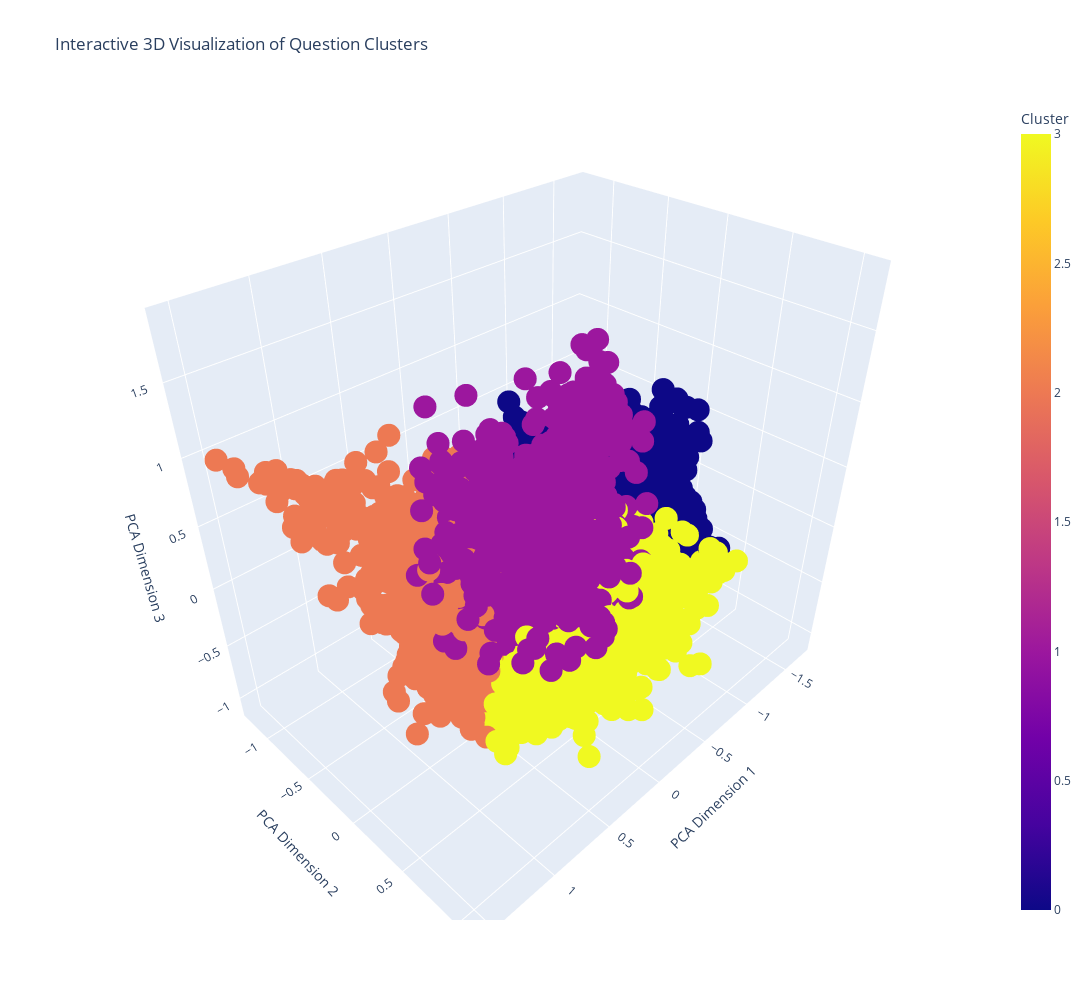

Notebook source saved alongside this figure:
### Code cell
import plotly.express as px
from sklearn.decomposition import PCA
# Reduce dimensions of question embeddings to 3D using PCA
pca = PCA(n_components=3)
question_embeddings_3d = pca.fit_transform(question_embeddings)


# Prepare a DataFrame for visualization
visualization_df = pd.DataFrame({
    'PCA Dimension 1': question_embeddings_3d[:, 0],
    'PCA Dimension 2': question_embeddings_3d[:, 1],
    'PCA Dimension 3': question_embeddings_3d[:, 2],
    'Cluster': train_df['cluster'],
    'Question': train_df['question']
})
# Create an interactive 3D scatter plot with a larger figure size
fig = px.scatter_3d(
    visualization_df,
    x='PCA Dimension 1',
    y='PCA Dimension 2',
    z='PCA Dimension 3',
    color='Cluster',
    hover_data=['Question'],  # Show the question on hover
    title='Interactive 3D Visualization of Question Clusters',
    width=1200,  # Set the width of the plot
    height=1000   # Set the height of the plot
)

# Show the plot
fig.show()

### Figure 1 — Plotly figure (JSON) as saved in the notebook; plotly's stock layout.template omitted (floating-point values rounded to 4 significant figures; data arrays with more than 128 entries replaced by an {"elided": "..."} marker saying what was removed)
{"data": [{"customdata": {"elided": "9598x1 str values"}, "hovertemplate": "PCA Dimension 1=%{x}<br>PCA Dimension 2=%{y}<br>PCA Dimension 3=%{z}<br>Question=%{customdata[0]}<br>Cluster=%{marker.color}<extra></extra>", "legendgroup": "", "marker": {"color": {"elided": "9598 int values"}, "coloraxis": "coloraxis", "symbol": "circle"}, "mode": "markers", "name": "", "scene": "scene", "showlegend": false, "type": "scatter3d", "x": {"elided": "9598 float values"}, "y": {"elided": "9598 float values"}, "z": {"elided": "9598 float values"}}], "layout": {"coloraxis": {"colorbar": {"title": {"text": "Cluster"}}, "colorscale": [[0, "#0d0887"], [0.1111, "#46039f"], [0.2222, "#7201a8"], [0.3333, "#9c179e"], [0.4444, "#bd3786"], [0.5556, "#d8576b"], [0.6667, "#ed7953"], [0.7778, "#fb9f3a"], [0.8889, "#fdca26"], [1, "#f0f921"]]}, "height": 1000, "legend": {"tracegroupgap": 0}, "scene": {"domain": {"x": [0, 1], "y": [0, 1]}, "xaxis": {"title": {"text": "PCA Dimension 1"}}, "yaxis": {"title": {"text": "PCA Dimension 2"}}, "zaxis": {"title": {"text": "PCA Dimension 3"}}}, "title": {"text": "Interactive 3D Visualization of Question Clusters"}, "width": 1200}}
